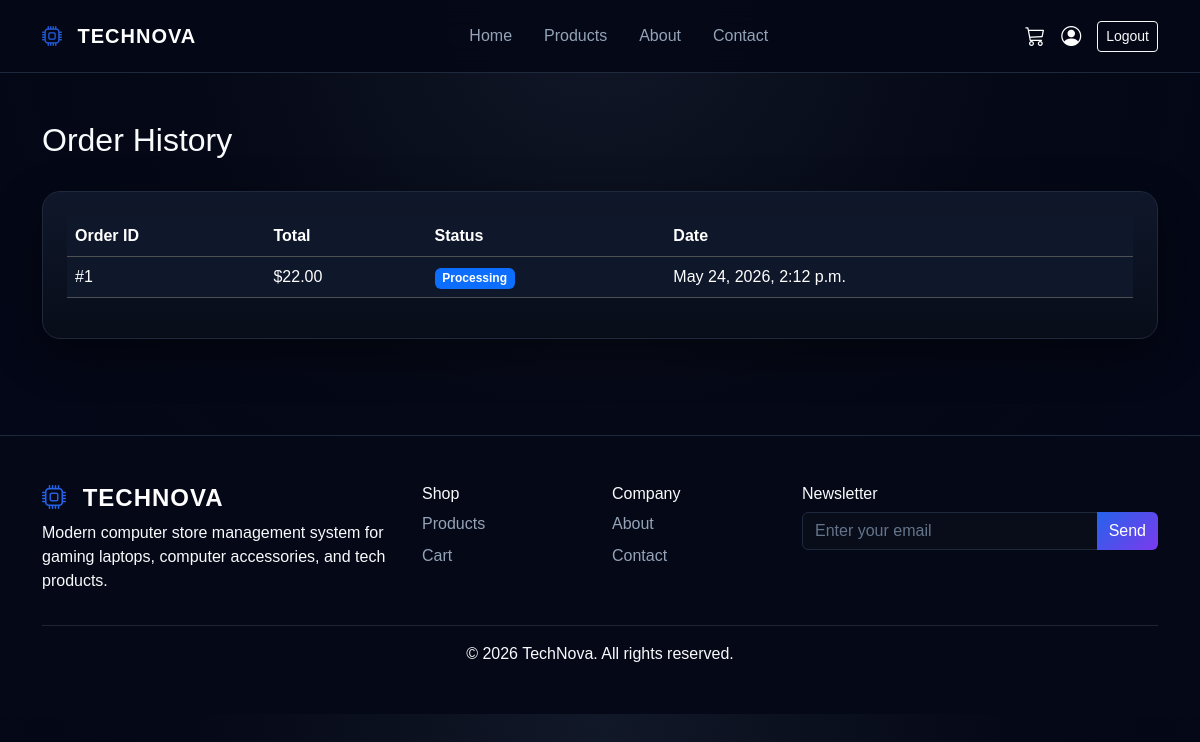
/orders/history/ (signed in), run on an earlier commit of the app's database.
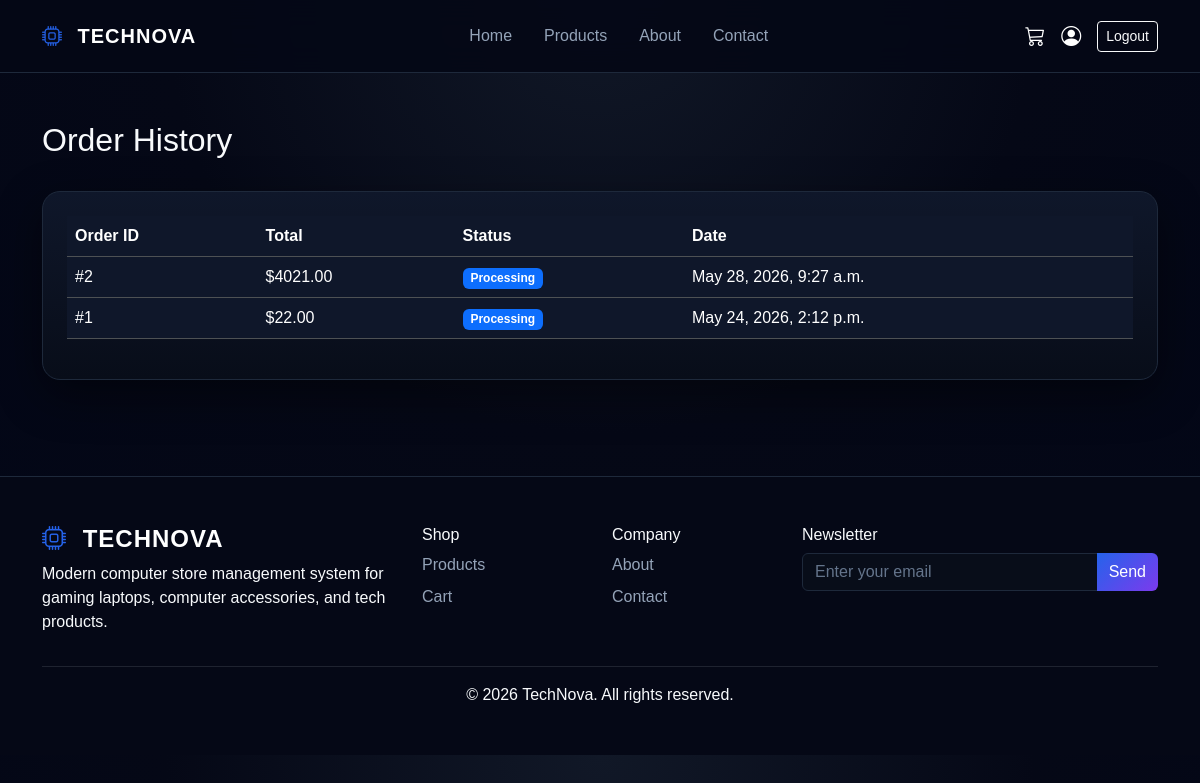
And on a later commit of the database.
### orders/models.py (models this page shows, shortened)
class Order(models.Model):
    STATUS_CHOICES = (
        ('pending', 'Pending'),
        ('processing', 'Processing'),
        ('completed', 'Completed'),
        ('cancelled', 'Cancelled'),
    )
    user = models.ForeignKey(User, on_delete=models.CASCADE)
    full_name = models.CharField(max_length=150)
    phone = models.CharField(max_length=20)
    address = models.TextField()
    total_price = models.DecimalField(max_digits=10, decimal_places=2)
    status = models.CharField(max_length=20, choices=STATUS_CHOICES, default='pending')
    created_at = models.DateTimeField(auto_now_add=True)

### orders/views.py (the view)
# urls.py: path('history/', views.order_history, name='order_history'),
def order_history(request):
    orders = Order.objects.filter(user=request.user).order_by('-created_at')
    return render(request, 'order_history.html', {
        'orders': orders
    })

### templates/order_history.html (shortened to what this page needs)
{% extends 'base.html' %}
{% block content %}
<section class="container py-5">
    <div class="d-flex justify-content-between align-items-center mb-4">
        <h2>Order History</h2>
    </div>
    <div class="neon-card p-4">
        <table class="table table-dark table-hover align-middle">
            <thead>
                <tr>
                    <th>Order ID</th>
                    <th>Total</th>
                    <th>Status</th>
                    <th>Date</th>
                </tr>
            </thead>
            <tbody>
                {% for order in orders %}
                <tr>
                    <td>#{{ order.id }}</td>
                    <td>${{ order.total_price }}</td>
                    <td>
                        {% if order.status == 'completed' %}
                        <span class="badge bg-success">
                            Completed
                        </span>
                        {% elif order.status == 'processing' %}
                        <span class="badge bg-primary">
                            Processing
                        </span>
                        {% elif order.status == 'pending' %}
                        <span class="badge bg-warning text-dark">
                            Pending
                        </span>
                        {% else %}
                        <span class="badge bg-danger">
                            Cancelled
                        </span>
                        {% endif %}
                    </td>
                    <td>{{ order.created_at }}</td>
                </tr>
                {% empty %}
                <tr>
                    <td colspan="4" class="text-center py-5">
                        No orders found
                    </td>
                </tr>
                {% endfor %}
            </tbody>
        </table>
    </div>
</section>
{% endblock %}

What changed in the data, as far as the page shows it:
added Order: id "2", total_price "4021.00", status "Processing", created_at "May 28, 2026, 9:27 a.m."
